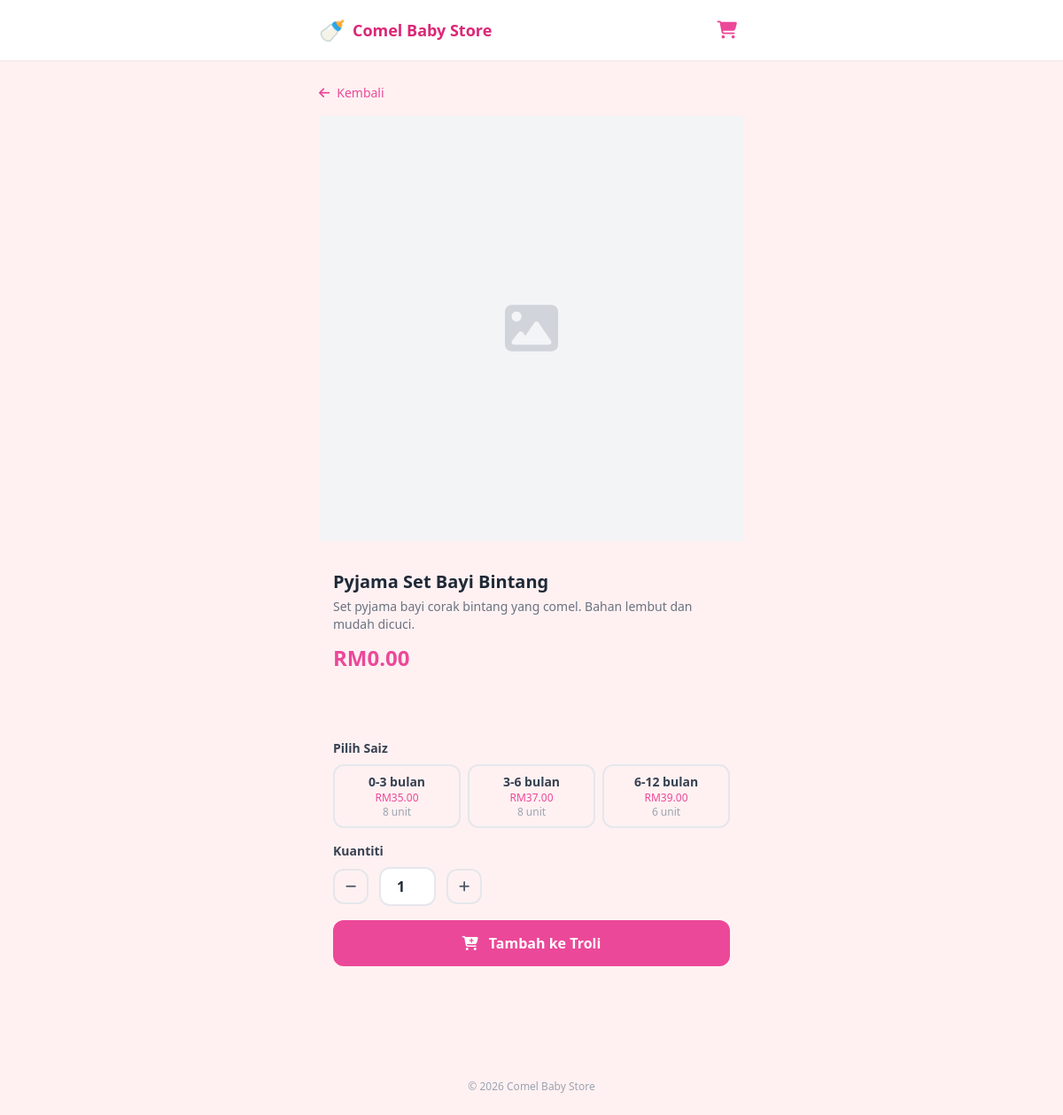
The app's page /product/2 with its own data.
### tables this page shows
CREATE TABLE IF NOT EXISTS `products` (
  `id`          INT(11) UNSIGNED NOT NULL AUTO_INCREMENT,
  `category_id` INT(11) UNSIGNED NOT NULL,
  `name`        VARCHAR(255) NOT NULL,
  `description` TEXT DEFAULT NULL,
  `image`       VARCHAR(255) DEFAULT NULL,
  `price`       DECIMAL(10,2) NOT NULL DEFAULT 0.00,
  `stock`       INT(11) NOT NULL DEFAULT 0,
  `deleted_at`  TIMESTAMP NULL DEFAULT NULL,
  `created_at`  TIMESTAMP NOT NULL DEFAULT CURRENT_TIMESTAMP,
  `updated_at`  TIMESTAMP NOT NULL DEFAULT CURRENT_TIMESTAMP ON UPDATE CURRENT_TIMESTAMP,
  PRIMARY KEY (`id`),
  KEY `idx_products_category` (`category_id`),
  KEY `idx_products_deleted`  (`deleted_at`),
  CONSTRAINT `fk_products_category`
    FOREIGN KEY (`category_id`) REFERENCES `categories` (`id`) ON DELETE RESTRICT ON UPDATE CASCADE
);

CREATE TABLE IF NOT EXISTS `product_sizes` (
  `id`         INT(11) UNSIGNED NOT NULL AUTO_INCREMENT,
  `product_id` INT(11) UNSIGNED NOT NULL,
  `size_label` VARCHAR(50) NOT NULL,
  `price`      DECIMAL(10,2) NOT NULL DEFAULT 0.00,
  `stock`      INT(11) NOT NULL DEFAULT 0,
  PRIMARY KEY (`id`),
  KEY `idx_product_sizes_product` (`product_id`),
  CONSTRAINT `fk_sizes_product`
    FOREIGN KEY (`product_id`) REFERENCES `products` (`id`) ON DELETE CASCADE ON UPDATE CASCADE
);

### src/controllers/ProductController.php (called while the page is built, shortened)
<?php
class ProductController {
    public function show(int $id): void {
        $product = (new Product())->find($id);
        $sizes = [];
        if ($product['category_type'] === 'pakaian') {
            $sizes = (new ProductSize())->forProduct($id);
        }
        view('product/show', [
            'product' => $product,
            'sizes'   => $sizes,
        ], 'public');
    }
}

### src/config/database.php (called while the page is built, shortened)
<?php
function getDB(): PDO {
    static $pdo = null;
    if ($pdo === null) {
        $dsn = sprintf(
            'mysql:host=%s;port=%s;dbname=%s;charset=%s',
            DB_HOST, DB_PORT, DB_NAME, DB_CHARSET
        );
        $options = [
            PDO::ATTR_ERRMODE            => PDO::ERRMODE_EXCEPTION,
            PDO::ATTR_DEFAULT_FETCH_MODE => PDO::FETCH_ASSOC,
            PDO::ATTR_EMULATE_PREPARES   => false,
        ];
        try {
            $pdo = new PDO($dsn, DB_USER, DB_PASS, $options);
        } catch (PDOException $e) {
            http_response_code(500);
            die('Database connection failed. Please try again later.');
        }
    }
    return $pdo;
}

### src/models/Product.php (called while the page is built, shortened)
<?php
class Product {
    private PDO $db;
    public function __construct() {
        $this->db = getDB();
    }
    public function find(int $id): array|false {
        $stmt = $this->db->prepare(
            'SELECT p.*, c.name AS category_name, c.type AS category_type
             FROM products p
             JOIN categories c ON c.id = p.category_id
             WHERE p.id = ?'
        );
        $stmt->execute([$id]);
        return $stmt->fetch();
    }
}

### src/models/ProductSize.php (called while the page is built, shortened)
<?php
class ProductSize {
    private PDO $db;
    public function __construct() {
        $this->db = getDB();
    }
    public function forProduct(int $productId): array {
        $stmt = $this->db->prepare(
            'SELECT * FROM product_sizes WHERE product_id = ? ORDER BY id ASC'
        );
        $stmt->execute([$productId]);
        return $stmt->fetchAll();
    }
}

### src/views/product/show.php (the view, shortened to what this page needs)
<div class="py-2">
    <a href="/category/<?= $product['category_id'] ?>" class="inline-flex items-center gap-2 text-pink-500 text-sm mb-4">
        <i class="fa-solid fa-arrow-left"></i> Kembali
    </a>
    <div class="card overflow-hidden mb-4 aspect-square bg-gray-100">
        <?php if ($product['image']): ?>
            <img src="<?= e($product['image']) ?>" alt="<?= e($product['name']) ?>" class="w-full h-full object-cover">
        <?php else: ?>
            <div class="w-full h-full flex items-center justify-center text-gray-300">
                <i class="fa-solid fa-image text-6xl"></i>
            </div>
        <?php endif; ?>
    </div>
    <div class="card p-4 mb-4">
        <h1 class="text-xl font-bold text-gray-800 mb-1"><?= e($product['name']) ?></h1>
        <?php if ($product['description']): ?>
            <p class="text-gray-500 text-sm mb-3"><?= nl2br(e($product['description'])) ?></p>
        <?php endif; ?>
        <div id="price-display" class="text-2xl font-bold text-pink-500 mb-3">
            RM<?= number_format((float)$product['price'], 2) ?>
        </div>
    </div>
    <form method="POST" action="/cart/add" class="card p-4 space-y-4">
        <?php if ($product['category_type'] === 'pakaian' && !empty($sizes)): ?>
        <div>
            <label class="block text-sm font-semibold text-gray-700 mb-2">Pilih Saiz</label>
            <div class="grid grid-cols-3 gap-2">
                <?php foreach ($sizes as $size): ?>
                <label class="cursor-pointer">
                    <div class="size-btn border-2 border-gray-200 rounded-xl p-2 text-center transition-all
                        <?= (int)$size['stock'] < 1 ? 'opacity-40 cursor-not-allowed' : 'hover:border-pink-400' ?>"
                        <?= (int)$size['stock'] < 1 ? 'data-disabled="1"' : '' ?>>
                        <p class="font-semibold text-sm text-gray-700"><?= e($size['size_label']) ?></p>
                        <p class="text-xs text-pink-500">RM<?= number_format((float)$size['price'], 2) ?></p>
                        <?php if ((int)$size['stock'] < 1): ?>
                            <p class="text-xs text-red-400">Habis</p>
                        <?php else: ?>
                            <p class="text-xs text-gray-400"><?= $size['stock'] ?> unit</p>
                        <?php endif; ?>
                    </div>
                </label>
                <?php endforeach; ?>
            </div>
        </div>
        <?php endif; ?>
        <div>
            <label class="block text-sm font-semibold text-gray-700 mb-2">Kuantiti</label>
            <div class="flex items-center gap-3">
                <button type="button" id="qty-minus"
                    class="w-10 h-10 rounded-xl border-2 border-gray-200 flex items-center justify-center text-gray-600 hover:border-pink-400 active:bg-pink-50">
                    <i class="fa-solid fa-minus text-sm"></i>
                </button>
                <input type="number" name="quantity" id="quantity" value="1" min="1"
                    class="w-16 text-center border-2 border-gray-200 rounded-xl py-2 font-semibold text-gray-800 focus:outline-none focus:border-pink-400">
                <button type="button" id="qty-plus"
                    class="w-10 h-10 rounded-xl border-2 border-gray-200 flex items-center justify-center text-gray-600 hover:border-pink-400 active:bg-pink-50">
                    <i class="fa-solid fa-plus text-sm"></i>
                </button>
            </div>
        </div>
        <button type="submit"
            class="w-full bg-pink-500 hover:bg-pink-600 active:bg-pink-700 text-white font-bold py-3.5 rounded-xl transition-colors text-base">
            <i class="fa-solid fa-cart-plus mr-2"></i> Tambah ke Troli
        </button>
    </form>
</div>

### src/views/layouts/public.php (style rules this page uses)
body { font-family: 'Segoe UI', sans-serif; }
.card { @apply bg-white rounded-2xl shadow-sm border border-gray-100; }

### records on screen
products: name "Pyjama Set Bayi Bintang", description "Set pyjama bayi corak bintang yang comel. Bahan lembut dan mudah dicuci.", price "0.00"
product_sizes: size_label "0-3 bulan", price "35.00", stock "8"
product_sizes: size_label "3-6 bulan", price "37.00", stock "8"
product_sizes: size_label "6-12 bulan", price "39.00", stock "6"
